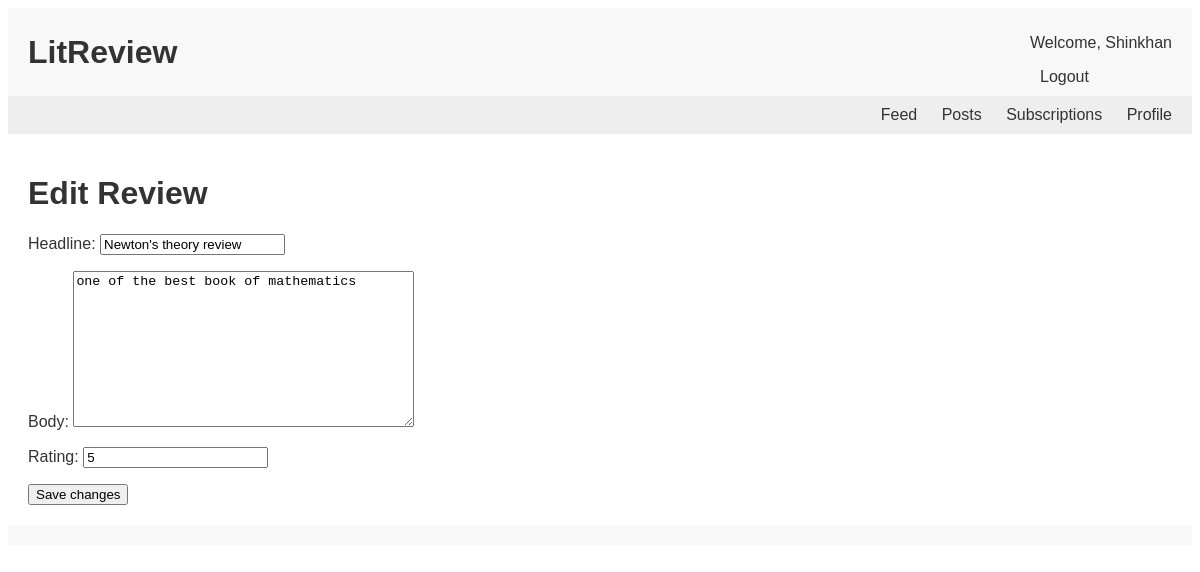
/edit_review/2/ (signed in), run on the app's committed database.
### my_LITRevu_app/models.py (models this page shows)
class Review(models.Model):
    ticket = models.ForeignKey(to=Ticket, on_delete=models.CASCADE)
    rating = models.PositiveSmallIntegerField(
        validators=[MinValueValidator(0), MaxValueValidator(5)])
    user = models.ForeignKey(
        to=settings.AUTH_USER_MODEL, on_delete=models.CASCADE)
    headline = models.CharField(max_length=128)
    body = models.TextField(max_length=8192, blank=True)
    time_created = models.DateTimeField(auto_now_add=True)

### my_LITRevu_app/views.py (the view, shortened to what this page needs)
# urls.py: path('edit_review/<int:pk>/', views.EditReviewView.as_view(),
@method_decorator(login_required, name='dispatch')
class EditReviewView(UpdateView):
    model = Review
    fields = ['headline', 'body', 'rating']
    template_name = 'my_LITRevu_app/reviews/edit_review.html'

### templates/my_LITRevu_app/reviews/edit_review.html (shortened to what this page needs)
{% extends 'base_generic.html' %}
{% block content %}
  <h1>Edit Review</h1>
  <form method="post" action="">
    {{ form.as_p }}
    <button type="submit">Save changes</button>
  </form>
{% endblock %}

### templates/base_generic.html (shortened to what this page needs)
{% load static %}
<!DOCTYPE html>
<html lang="en">
<head>
    <link rel="stylesheet" type="text/css" href="{% static 'css/styles.css' %}">
</head>
<body>
    <header>
        <div class="header-left">
            <h1>{% block page_title %}LitReview{% endblock %}</h1>
        </div>
        <div class="header-right">
            {% if user.is_authenticated %}
                <p>Welcome, {{ user.username }}</p>
                <a href="{% url 'logout' %}">Logout</a>
            {% else %}
                <a href="{% url 'login' %}">Login</a>
                <a href="{% url 'register' %}">Register</a>
            {% endif %}
        </div>
    </header>
    <nav class="tabs" role="navigation" aria-label="Main">
        <ul>
            <li><a href="{% url 'feed' %}">Feed</a></li>
            <li><a href="{% url 'posts' %}">Posts</a></li>
            <li><a href="{% url 'subscriptions' %}">Subscriptions</a></li>
            <li><a href="{% url 'profile' %}">Profile</a></li>
        </ul>
    </nav>
    <main role="main">
        {% block content %}{% endblock content %}
    </main>
    <footer role="contentinfo">
    </footer>
</body>
</html>

### static/css/styles.css (style rules this page uses)
body { font-family: Arial, sans-serif; color: #333; background-color: #fff; font-size: 1em; }
header { display: flex; justify-content: space-between; align-items: center; padding: 10px 20px; background-color: #f8f8f8; }
.header-left h1 { margin: 0; }
.header-right a { margin-left: 10px; text-decoration: none; color: #333; }
.tabs ul { list-style: none; padding: 0; text-align: right; background-color: #eee; margin: 0; padding: 10px 20px; }
.tabs ul li { display: inline; margin-left: 20px; }
.tabs ul li a { text-decoration: none; color: #333; }
main { padding: 20px; }
footer { text-align: center; padding: 10px 0; background-color: #f8f8f8; }

### data on the page
Review: headline "Newton's theory review", body "one of the best book of mathematics", rating "5"

### other printed values
{{ user.username }} "Shinkhan"
